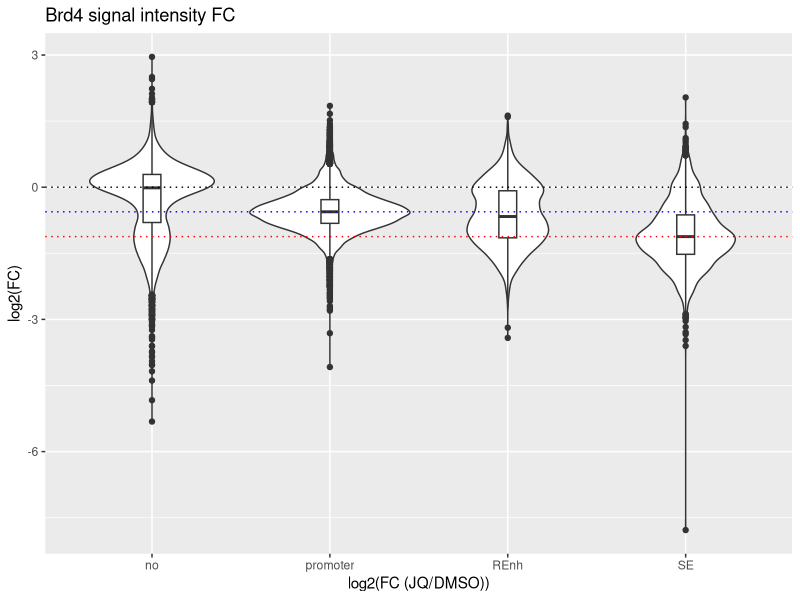

This figure's R source:
library("ggplot2")

dataP<- read.table("Brd4_JQ1.txt", sep="\t", header=T, stringsAsFactors=F)
dataP$FC <- as.numeric(dataP$FC)

ggplot(dataP,aes(cat,log2(FC)))+
  geom_violin()+
  geom_boxplot(width=.1, position=position_dodge(1))+
  geom_hline(yintercept=0, lty=3, color="black")+
  geom_hline(yintercept=median(log2(dataP[dataP$cat=="promoter",]$FC)), lty=3, color="blue")+
  geom_hline(yintercept=median(log2(dataP[dataP$cat=="SE",]$FC)), lty=3, color="red")+
  labs(x='log2(FC (JQ/DMSO))', title="Brd4 signal intensity FC ")

